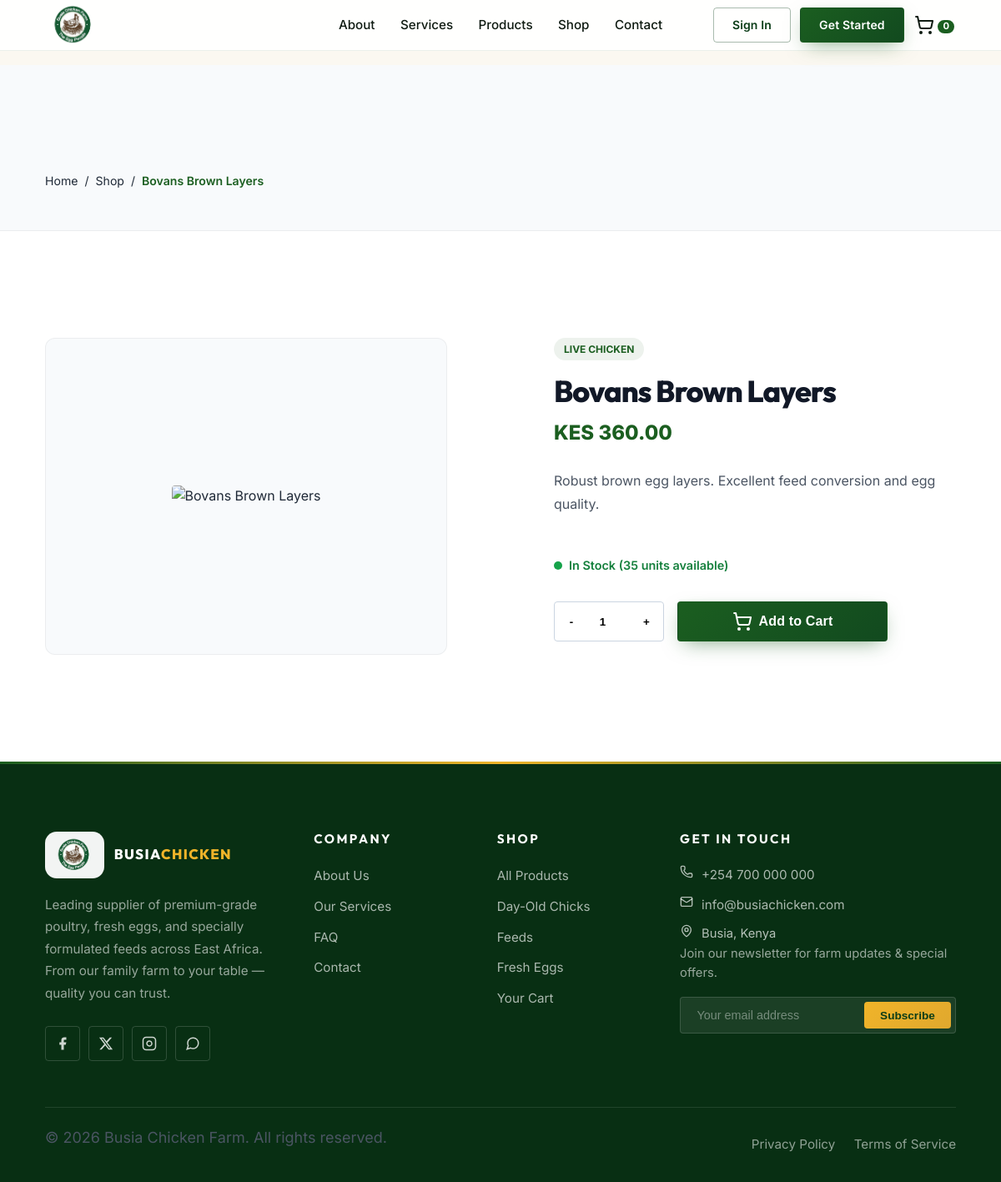
Screenshot of /Frontend/pages/product-detail.php?id=7 with the database file from the repository.
### tables this page shows
CREATE TABLE `products` (
    `id` INT AUTO_INCREMENT PRIMARY KEY,
    `category_id` INT NOT NULL,
    `name` VARCHAR(150) NOT NULL,
    `slug` VARCHAR(150) NOT NULL UNIQUE,
    `description` TEXT,
    `product_type` ENUM('live_chicken', 'meat', 'eggs', 'chicks', 'feed') NOT NULL,
    `price` DECIMAL(10, 2) NOT NULL,
    `stock_quantity` INT DEFAULT 0,
    `weight_kg` DECIMAL(5, 2),
    `image_url` VARCHAR(255),
    `sku` VARCHAR(50) UNIQUE,
    `manufacturer` VARCHAR(100),
    `is_active` TINYINT(1) DEFAULT 1,
    `is_featured` TINYINT(1) DEFAULT 0,
    `created_at` TIMESTAMP DEFAULT CURRENT_TIMESTAMP,
    `updated_at` TIMESTAMP DEFAULT CURRENT_TIMESTAMP ON UPDATE CURRENT_TIMESTAMP,
    FOREIGN KEY (`category_id`) REFERENCES `categories`(`id`) ON DELETE RESTRICT,
    INDEX `idx_product_type` (`product_type`),
    INDEX `idx_category` (`category_id`),
    INDEX `idx_active` (`is_active`)
);

CREATE TABLE IF NOT EXISTS site_settings (
    setting_key VARCHAR(100) PRIMARY KEY,
    setting_value TEXT,
    updated_at TIMESTAMP DEFAULT CURRENT_TIMESTAMP ON UPDATE CURRENT_TIMESTAMP
);

### Frontend/includes/config.php (called while the page is built, shortened)
<?php
function getDB(): ?PDO {
    if (!empty($GLOBALS['pdo'])) return $GLOBALS['pdo'];
    return $GLOBALS['pdo'];
}
function getSetting(string $key, string $default = ''): string {
    try {
        $pdo = getDB();
        $stmt = $pdo->prepare("SELECT setting_value FROM site_settings WHERE setting_key = ?");
        $stmt->execute([$key]);
        $result = $stmt->fetchColumn();
        return $result !== false ? (string)$result : $default;
    } catch (Exception $e) {
        return $default;
    }
}

### Frontend/pages/product-detail.php (the view, shortened to what this page needs)
<?php
include '../includes/header.php';
$pdo = getDB();
$productId = isset($_GET['id']) ? (int)$_GET['id'] : 0;
$productSlug = isset($_GET['slug']) ? trim($_GET['slug']) : '';
$product = null;
if ($pdo) {
    try {
        if ($productId > 0) {
            $stmt = $pdo->prepare("SELECT * FROM products WHERE id = ? AND is_active = 1");
            $stmt->execute([$productId]);
            $product = $stmt->fetch(PDO::FETCH_ASSOC);
        } elseif ($productSlug !== '') {
            $stmt = $pdo->prepare("SELECT * FROM products WHERE slug = ? AND is_active = 1");
            $stmt->execute([$productSlug]);
            $product = $stmt->fetch(PDO::FETCH_ASSOC);
        }
    } catch (Exception $e) {
        @error_log("Failed to fetch product details: " . $e->getMessage());
    }
}
    ?>
    <?php
$inStock = ($product['stock_quantity'] ?? 0) > 0;
?>
<section style="padding: var(--space-4xl) 0 var(--space-xl); background: #f8fafc; border-bottom: 1px solid rgba(0,0,0,0.05);">
    <div class="container">
        <div style="font-size: 0.88rem; color: var(--gray-500); margin-bottom: 15px; display: flex; gap: 8px; align-items: center;">
            <a href="/" style="color: inherit; text-decoration: none;">Home</a>
            <span>/</span>
            <a href="/Frontend/pages/shop.php" style="color: inherit; text-decoration: none;">Shop</a>
            <span>/</span>
            <span style="color: var(--primary); font-weight: 600;"><?php echo htmlspecialchars($product['name']); ?></span>
        </div>
    </div>
</section>
<section style="padding: var(--space-4xl) 0; background: #ffffff;">
    <div class="container" style="display: grid; grid-template-columns: repeat(auto-fit, minmax(300px, 1fr)); gap: var(--space-4xl);">
        <div style="background: #f8fafc; border-radius: var(--radius-lg); padding: 32px; display: flex; align-items: center; justify-content: center; border: 1px solid rgba(0,0,0,0.05); min-height: 380px;">
            <img src="<?php echo htmlspecialchars($product['image_url'] ?? '/Frontend/images/download (4).png'); ?>"
                 alt="<?php echo htmlspecialchars($product['name']); ?>"
                 style="max-width: 100%; max-height: 320px; object-fit: contain; border-radius: var(--radius-md);">
        </div>
        <div>
            <span style="display: inline-block; padding: 4px 12px; background: rgba(27,94,32,0.08); color: var(--primary); font-weight: 700; border-radius: var(--radius-pill); font-size: 0.75rem; text-transform: uppercase; margin-bottom: 15px;">
                <?php echo htmlspecialchars(str_replace('_', ' ', $product['product_type'] ?? 'Product')); ?>
            </span>
            <h1 style="font-family: 'Outfit', sans-serif; font-size: 2.25rem; font-weight: 800; color: var(--dark); margin-bottom: 10px; line-height: 1.2;">
                <?php echo htmlspecialchars($product['name']); ?>
            </h1>
            <div style="font-size: 1.5rem; font-weight: 800; color: var(--primary); margin-bottom: 24px;">
                KES <?php echo number_format((float)$product['price'], 2); ?>
            </div>
            <p style="color: var(--gray-600); line-height: 1.75; font-size: 1rem; margin-bottom: var(--space-2xl);">
                <?php echo htmlspecialchars($product['description']); ?>
            </p>
            <div style="display: flex; align-items: center; gap: 8px; margin-bottom: 32px;">
                <span style="width: 10px; height: 10px; border-radius: 50%; background: <?php echo $inStock ? '#16a34a' : '#dc2626'; ?>; display: inline-block;"></span>
                <span style="font-weight: 600; font-size: 0.9rem; color: <?php echo $inStock ? '#15803d' : '#b91c1c'; ?>;">
                    <?php echo $inStock ? 'In Stock (' . $product['stock_quantity'] . ' units available)' : 'Out of Stock'; ?>
                </span>
            </div>
            <div style="display: flex; gap: 16px; align-items: center; max-width: 400px;">
                <?php if ($inStock): ?>
                    <div style="display: flex; align-items: center; border: 1px solid #cbd5e1; border-radius: var(--radius-md); background: #ffffff; overflow: hidden; height: 48px;">
                        <button onclick="adjustDetailQty(-1)" style="border: none; background: none; width: 40px; height: 100%; cursor: pointer; font-weight: bold; outline: none;">-</button>
                        <input type="number" id="detail-qty" value="1" min="1" max="<?php echo $product['stock_quantity']; ?>" style="border: none; width: 50px; text-align: center; font-weight: 600; height: 100%; outline: none;" readonly>
                        <button onclick="adjustDetailQty(1)" style="border: none; background: none; width: 40px; height: 100%; cursor: pointer; font-weight: bold; outline: none;">+</button>
                    </div>
                    <button class="add-to-cart-btn btn btn-primary" id="detail-add-btn" data-id="<?php echo $product['id']; ?>" data-qty="1" style="flex: 1; height: 48px; justify-content: center; font-weight: 700; border-radius: var(--radius-md);">
                        <i data-lucide="shopping-cart"></i> Add to Cart
                    </button>
                <?php else: ?>
                    <button class="btn btn-outline" style="flex: 1; height: 48px; justify-content: center; border-radius: var(--radius-md);" disabled>
                        Out of Stock
                    </button>
                <?php endif; ?>
            </div>
        </div>
    </div>
</section>
<?php
include '../includes/footer.php';
?>

### Frontend/includes/footer.php (shortened to what this page needs)
<?php
$site_name = function_exists('getSetting') ? getSetting('farm_name', 'Busia Chicken Farm') : 'Busia Chicken Farm';
$site_email = function_exists('getSetting') ? getSetting('farm_email', 'info@busiachicken.com') : 'info@busiachicken.com';
$site_phone = function_exists('getSetting') ? getSetting('farm_phone', '+254 727 585 599') : '+254 727 585 599';
$site_address = function_exists('getSetting') ? getSetting('farm_address', 'Nasira AC Sub-location, Busia, Kenya') : 'Nasira AC Sub-location, Busia, Kenya';
?>
    <footer class="p-footer">
        <div class="container">
            <div class="p-footer-grid">
                <div>
                    <div class="f-brand">
                        <img src="/Frontend/images/busia logo.png" alt="Busia Chicken Farm Logo">
                        <span class="f-brand-text">BUSIA<span>CHICKEN</span></span>
                    </div>
                    <p class="f-desc">
                        Leading supplier of premium-grade poultry, fresh eggs, and specially formulated feeds across East Africa. From our family farm to your table — quality you can trust.
                    </p>
                    <div class="f-socials">
                        <a href="#" aria-label="Facebook"><svg width="18" height="18" viewBox="0 0 24 24" fill="currentColor"><path d="M18 2h-3a5 5 0 0 0-5 5v3H7v4h3v8h4v-8h3l1-4h-4V7a1 1 0 0 1 1-1h3z"></path></svg></a>
                        <a href="#" aria-label="Twitter / X"><svg width="18" height="18" viewBox="0 0 24 24" fill="currentColor"><path d="M18.244 2.25h3.308l-7.227 8.26 8.502 11.24H16.17l-5.214-6.817L4.99 21.75H1.68l7.73-8.835L1.254 2.25H8.08l4.713 6.231zm-1.161 17.52h1.833L7.084 4.126H5.117z"></path></svg></a>
                        <a href="#" aria-label="Instagram"><svg width="18" height="18" viewBox="0 0 24 24" fill="none" stroke="currentColor" stroke-width="2"><rect x="2" y="2" width="20" height="20" rx="5"></rect><path d="M16 11.37A4 4 0 1 1 12.63 8 4 4 0 0 1 16 11.37z"></path><line x1="17.5" y1="6.5" x2="17.51" y2="6.5"></line></svg></a>
                        <a href="#" aria-label="WhatsApp"><svg width="18" height="18" viewBox="0 0 24 24" fill="none" stroke="currentColor" stroke-width="2"><path d="M21 11.5a8.38 8.38 0 0 1-.9 3.8 8.5 8.5 0 0 1-7.6 4.7 8.38 8.38 0 0 1-3.8-.9L3 21l1.9-5.7a8.38 8.38 0 0 1-.9-3.8 8.5 8.5 0 0 1 4.7-7.6 8.38 8.38 0 0 1 3.8-.9h.5a8.48 8.48 0 0 1 8 8v.5z"></path></svg></a>
                    </div>
                </div>
                <div>
                    <h4>Company</h4>
                    <ul>
                        <li><a href="/Frontend/pages/about.php">About Us</a></li>
                        <li><a href="/Frontend/pages/services.php">Our Services</a></li>
                        <li><a href="/Frontend/pages/faq.php">FAQ</a></li>
                        <li><a href="/Frontend/pages/contact.php">Contact</a></li>
                    </ul>
                </div>
                <div>
                    <h4>Shop</h4>
                    <ul>
                        <li><a href="/Frontend/pages/products.php">All Products</a></li>
                        <li><a href="/Frontend/pages/shop.php?category=chicks">Day-Old Chicks</a></li>
                        <li><a href="/Frontend/pages/shop.php?category=feeds">Feeds</a></li>
                        <li><a href="/Frontend/pages/shop.php?category=eggs">Fresh Eggs</a></li>
                        <li><a href="/Frontend/pages/cart.php">Your Cart</a></li>
                    </ul>
                </div>
                <div>
                    <h4>Get In Touch</h4>
                    <ul class="f-contact">
                        <li><i data-lucide="phone" style="width:16px;height:16px;"></i><a href="tel:<?php echo preg_replace('/[^0-9+]/', '', $site_phone); ?>"><?php echo htmlspecialchars($site_phone, ENT_QUOTES, 'UTF-8'); ?></a></li>
                        <li><i data-lucide="mail" style="width:16px;height:16px;"></i><a href="mailto:<?php echo htmlspecialchars($site_email, ENT_QUOTES, 'UTF-8'); ?>"><?php echo htmlspecialchars($site_email, ENT_QUOTES, 'UTF-8'); ?></a></li>
                        <li><i data-lucide="map-pin" style="width:16px;height:16px;"></i><span><?php echo htmlspecialchars($site_address, ENT_QUOTES, 'UTF-8'); ?></span></li>
                    </ul>
                    <div class="f-newsletter">
                        <p>Join our newsletter for farm updates &amp; special offers.</p>
                        <form>
                            <input type="email" placeholder="Your email address" aria-label="Email address" required>
                            <button type="submit">Subscribe</button>
                        </form>
                    </div>
                </div>
            </div>
            <div class="p-footer-bottom">
                <p>&copy; <?php echo date('Y'); ?> <?php echo htmlspecialchars($site_name, ENT_QUOTES, 'UTF-8'); ?>. All rights reserved.</p>
                <div style="display: flex; gap: 1.4rem;">
                    <a href="#">Privacy Policy</a>
                    <a href="#">Terms of Service</a>
                </div>
            </div>
        </div>
    </footer>
</body>
</html>

### Frontend/assets/css/style.css (style rules this page uses)
:root { --primary: #1B5E20; --primary-light: #2E7D32; --accent: #FFC107; --accent-light: #FFD54F; --dark: #111827; --gray-800: #1F2937; --gray-600: #4B5563; --gray-400: #9CA3AF; --gray-200: #E5E7EB; --gray-100: #F3F4F6; --gray-50: #F9FAFB; --white: #FFFFFF; --space-xs: 0.25rem; --space-sm: 0.5rem; --space-md: 1rem; --space-lg: 1.5rem; --space-xl: 2rem; --space-2xl: 3rem; --space-3xl: 5rem; --space-4xl: 8rem; --radius-sm: 2px; --radius-md: 4px; --radius-lg: 8px; --radius-pill: 9999px; --shadow-sm: 0 1px 2px 0 rgba(0, 0, 0, 0.05); --shadow-md: 0 4px 6px -1px rgba(0, 0, 0, 0.05), 0 2px 4px -1px rgba(0, 0, 0, 0.03); --shadow-lg: 0 10px 15px -3px rgba(0, 0, 0, 0.05), 0 4px 6px -2px rgba(0, 0, 0, 0.025); --shadow-hover: 0 20px 25px -5px rgba(0, 0, 0, 0.05), 0 10px 10px -5px rgba(0, 0, 0, 0.02); --swiper-theme-color: var(--primary); --transition-fast: 0.15s ease; --transition-base: 0.3s ease; --transition-slow: 0.6s cubic-bezier(0.16, 1, 0.3, 1); }
* { margin: 0; padding: 0; box-sizing: border-box; }
html { scroll-behavior: smooth; font-size: 16px; }
body { font-family: 'Inter', -apple-system, BlinkMacSystemFont, 'Segoe UI', sans-serif; background-color: var(--white); color: var(--gray-800); line-height: 1.6; overflow-x: hidden; -webkit-font-smoothing: antialiased; padding-top: 64px; }
h1, h2, h3, h4, h5, h6 { font-family: 'Outfit', sans-serif; color: var(--dark); font-weight: 700; line-height: 1.2; }
h1 { font-size: clamp(3rem, 6vw, 4.5rem); letter-spacing: -0.03em; }
h4 { font-size: 1.25rem; }
p { color: var(--gray-600); margin-bottom: var(--space-md); font-size: 1.125rem; }
a { color: var(--primary); text-decoration: none; transition: all var(--transition-fast); }
.container { max-width: 1280px; margin: 0 auto; padding: 0 var(--space-lg); }
section { padding: var(--space-4xl) 0; }
.btn { display: inline-flex; align-items: center; justify-content: center; gap: var(--space-sm); padding: 0.875rem 2rem; border-radius: var(--radius-sm); font-weight: 500; font-size: 1rem; cursor: pointer; transition: all var(--transition-base); border: 1px solid transparent; }
.btn-primary { background-color: var(--primary); color: var(--white); }

### Frontend/assets/css/responsive.css (style rules this page uses)
@media (min-width: 1200px) and (max-width: 1439px) { .container { max-width: 1140px; } }

### rows the page displays
products: name "Bovans Brown Layers", product_type "LIVE CHICKEN", price "360.00", description "Robust brown egg layers. Excellent feed conversion and egg quality.", stock_quantity "35"
site_settings: setting_value "+254 700 000 000"
site_settings: setting_value "info@busiachicken.com"
site_settings: setting_value "Busia, Kenya"
site_settings: setting_value "Busia Chicken Farm"
